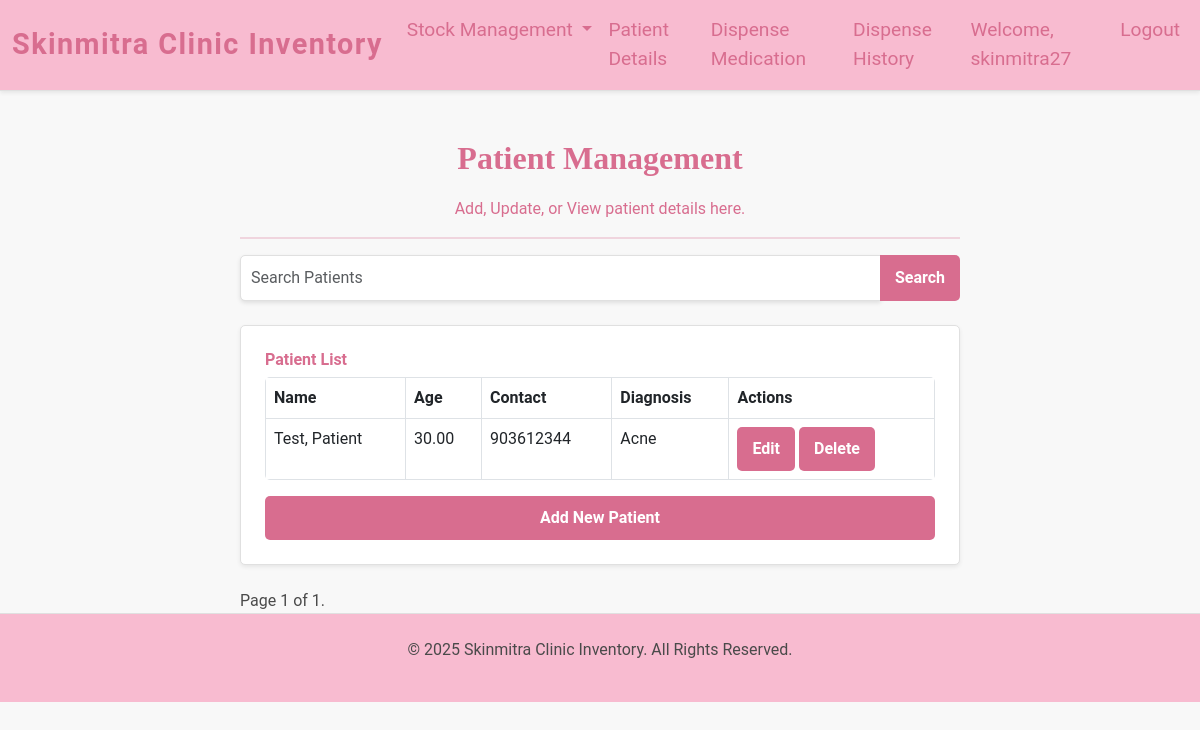
Before: /patient_details/ (signed in) with the older database file.
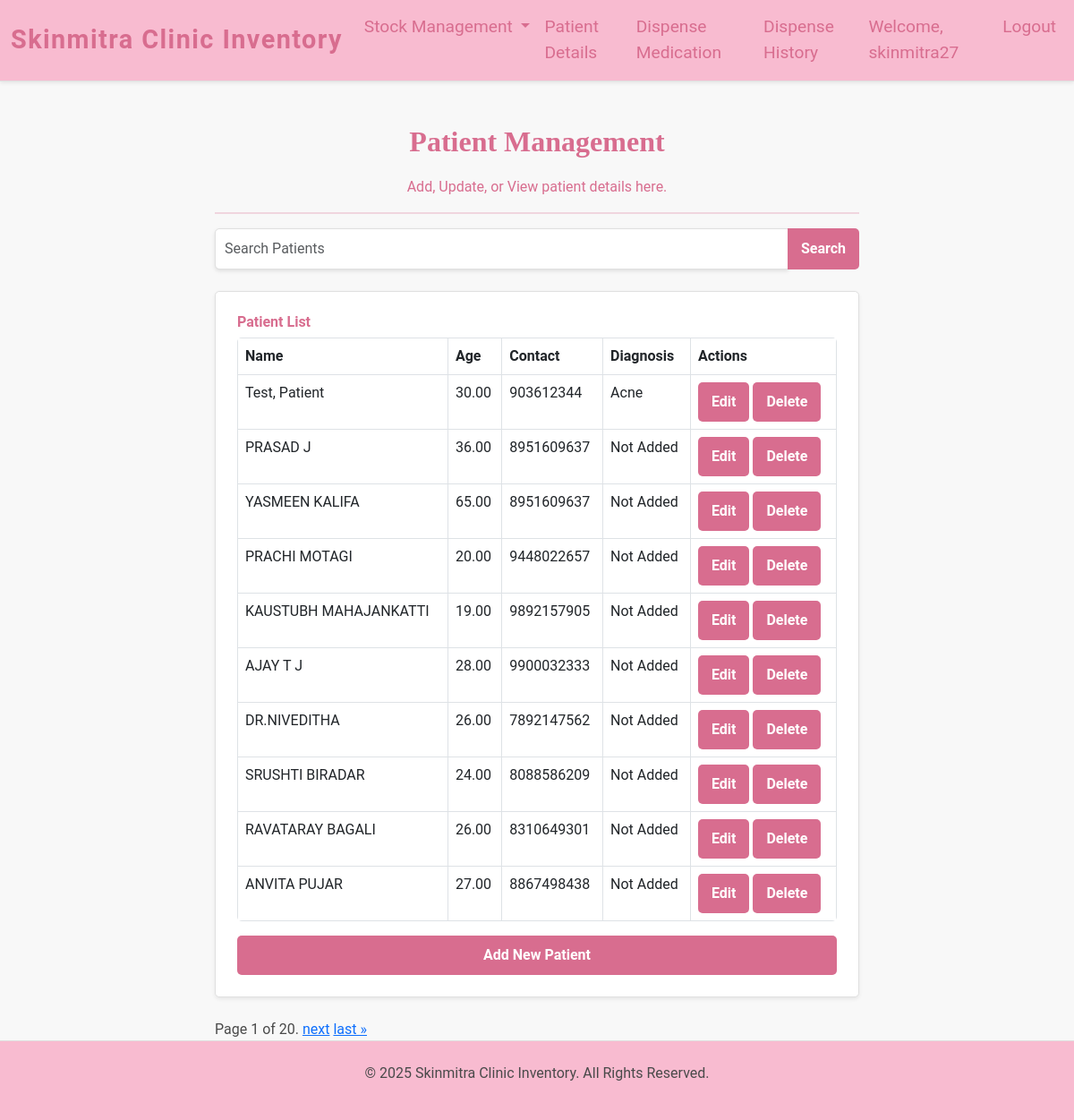
After: the same page with the newer database file.
### inventory/models.py (models this page shows, shortened)
class Patient(models.Model):
    name = models.CharField(max_length=255)
    age = models.DecimalField(max_digits=10, decimal_places=2)
    contact = models.CharField(max_length=15, blank=True, null=True)
    diagnosis = models.TextField(blank=True, null=True)

### inventory/views.py (the view)
# urls.py: path('patient_details/', views.patient_details, name='patient_details'),
@login_required
def patient_details(request):
    search_query = request.GET.get('search')
    if search_query:
        patients = Patient.objects.filter(
            Q(name__icontains=search_query) |
            Q(contact__icontains=search_query) |
            Q(diagnosis__icontains=search_query)
        )
    else:
        patients = Patient.objects.all()
    paginator = Paginator(patients, 10)  # Show 10 patients per page
    page_number = request.GET.get('page')
    page_obj = paginator.get_page(page_number)
    return render(request, 'patient_details.html', {'page_obj': page_obj, 'search_query': search_query})

### inventory/templates/patient_details.html (shortened to what this page needs)
{% extends "base.html" %}
{% block content %}
<div class="container mt-5">
    <div class="row justify-content-center">
        <div class="col-md-8">
            <div class="text-center">
                <h1 class="patient-details-heading">Patient Management</h1>
                <p class="lead-text">Add, Update, or View patient details here.</p>
                <hr style="border: 1px solid #d86d8f;">
            </div>
            <form method="GET" action="{% url 'patient_details' %}" class="mb-4">
                <div class="input-group">
                    <input type="text" class="form-control" name="search" placeholder="Search Patients" value="{{ request.GET.search }}">
                    <button class="btn btn-outline-secondary" type="submit">Search</button>
                </div>
            </form>
            <div class="card shadow-sm p-4 mb-4">
                <h3 class="form-label text-primary">Patient List</h3>
                <div class="table-responsive">
                    <table class="table table-bordered">
                        <thead>
                            <tr>
                                <th>Name</th>
                                <th>Age</th>
                                <th>Contact</th>
                                <th>Diagnosis</th>
                                <th>Actions</th>
                            </tr>
                        </thead>
                        <tbody>
                            {% for patient in page_obj %}
                            <tr>
                                <td>{{ patient.name }}</td>
                                <td>{{ patient.age }}</td>
                                <td>{{ patient.contact }}</td>
                                <td>{{ patient.diagnosis|default:"Not Added" }}</td>
                                <td>
                                    <button class="btn btn-warning btn-sm" data-bs-toggle="modal" data-bs-target="#editPatientModal{{ patient.id }}">Edit</button>
                                    <button class="btn btn-danger btn-sm" data-bs-toggle="modal" data-bs-target="#deletePatientModal{{ patient.id }}">Delete</button>
                                </td>
                            </tr>
                            {% endfor %}
                        </tbody>
                    </table>
                </div>
                <button class="btn btn-primary" data-bs-toggle="modal" data-bs-target="#addPatientModal">Add New Patient</button>
            </div>
            <div class="pagination">
                <span class="step-links">
                    <span class="current">
                        Page {{ page_obj.number }} of {{ page_obj.paginator.num_pages }}.
                    </span>
                    {% if page_obj.has_next %}
                        <a href="?page={{ page_obj.next_page_number }}">next</a>
                        <a href="?page={{ page_obj.paginator.num_pages }}">last &raquo;</a>
                    {% endif %}
                </span>
            </div>
        </div>
    </div>
</div>
{% endblock %}

Changed rows visible on the page:
added Patient: name "PRASAD J", age "36.00", contact "8951609637", diagnosis "Not Added"
added Patient: name "YASMEEN KALIFA", age "65.00", contact "8951609637", diagnosis "Not Added"
added Patient: name "PRACHI MOTAGI", age "20.00", contact "9448022657", diagnosis "Not Added"
added Patient: name "KAUSTUBH MAHAJANKATTI", age "19.00", contact "9892157905", diagnosis "Not Added"
added Patient: name "AJAY T J", age "28.00", contact "9900032333", diagnosis "Not Added"
added Patient: name "DR.NIVEDITHA", age "26.00", contact "7892147562", diagnosis "Not Added"
added Patient: name "SRUSHTI BIRADAR", age "24.00", contact "8088586209", diagnosis "Not Added"
added Patient: name "RAVATARAY BAGALI", age "26.00", contact "8310649301", diagnosis "Not Added"
added Patient: name "ANVITA PUJAR", age "27.00", contact "8867498438", diagnosis "Not Added"
Other visible differences:
{{ page_obj.paginator.num_pages }}: "1" → "20"
text now shown: "next last »"
